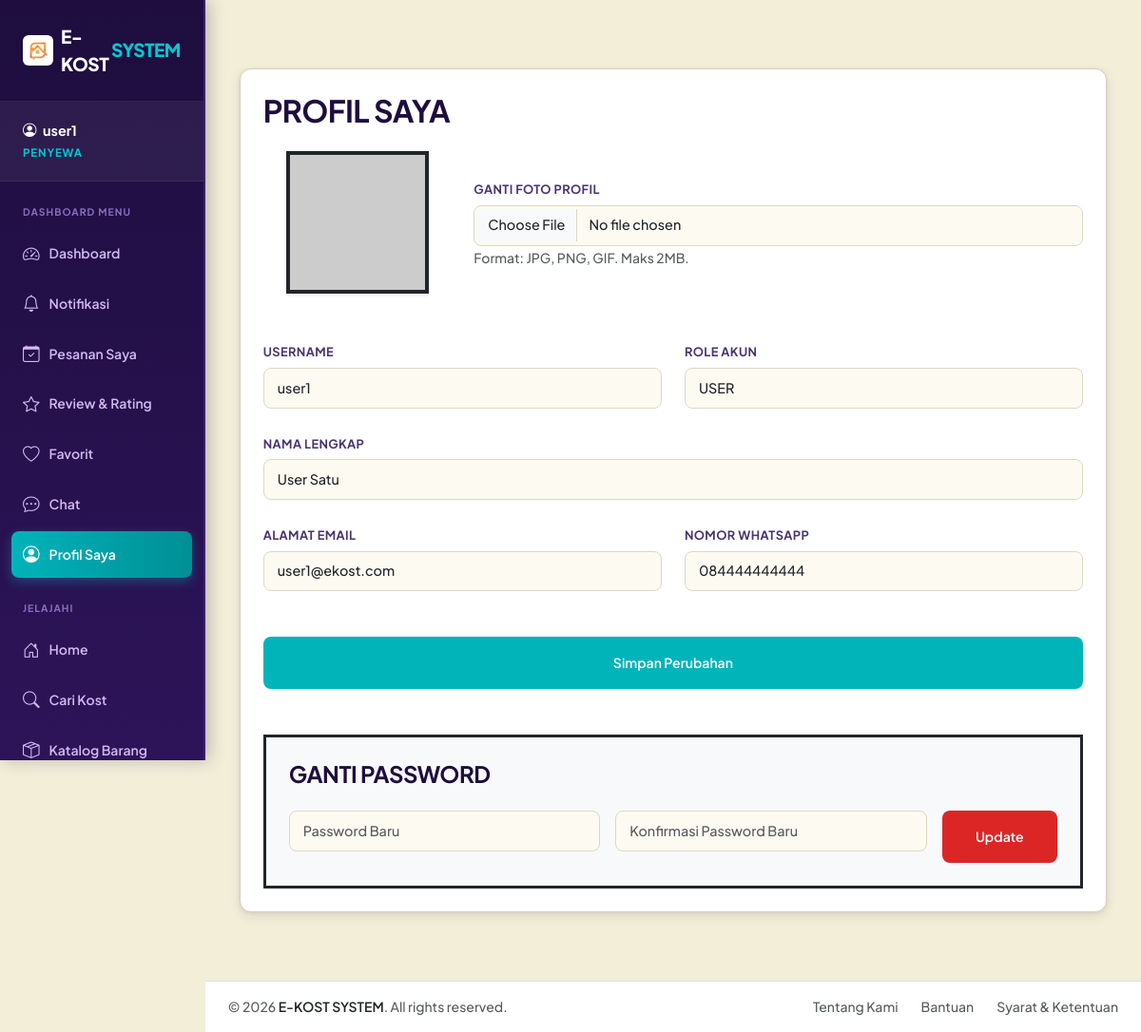
Screenshot of /modules/user/profile.php (signed in) with the database file from the repository.
### tables this page shows
CREATE TABLE users (
    id INT AUTO_INCREMENT PRIMARY KEY,
    username VARCHAR(50) NOT NULL UNIQUE,
    password VARCHAR(255) NOT NULL,
    email VARCHAR(100) NOT NULL UNIQUE,
    role ENUM('admin', 'owner', 'user') NOT NULL,
    full_name VARCHAR(100),
    phone VARCHAR(20),
    avatar VARCHAR(255),
    status ENUM('pending', 'verified', 'rejected') NOT NULL DEFAULT 'pending',
    created_at TIMESTAMP DEFAULT CURRENT_TIMESTAMP
);

### modules/user/profile.php (the view, shortened to what this page needs)
<?php
require_once '../../config/database.php';
$user_id = $_SESSION['user_id'];
$stmt = $pdo->prepare("SELECT * FROM users WHERE id = ?");
$stmt->execute([$user_id]);
$user = $stmt->fetch();
include '../../layouts/header.php';
?>
<div class="container py-5">
    <div class="row">
        <div class="col-md-9">
            <div class="card p-4">
                <h2 class="mb-4 fw-black text-uppercase">Profil Saya</h2>
                <form method="POST" enctype="multipart/form-data">
                    <div class="row align-items-center mb-5">
                        <div class="col-md-3 text-center mb-3 mb-md-0">
                            <div class="position-relative d-inline-block">
                                <img src="<?php echo $user['avatar'] ? $base_url . 'uploads/avatars/' . $user['avatar'] : 'https://via.placeholder.com/150?text=No+Avatar'; ?>"
                                     class="border border-4 border-dark shadow-sm"
                                     style="width: 150px; height: 150px; object-fit: cover;">
                            </div>
                        </div>
                        <div class="col-md-9">
                            <label class="form-label fw-bold">Ganti Foto Profil</label>
                            <input type="file" name="avatar" class="form-control" accept="image/*">
                            <small class="text-muted">Format: JPG, PNG, GIF. Maks 2MB.</small>
                        </div>
                    </div>
                    <div class="row g-4">
                        <div class="col-md-6">
                            <label class="form-label fw-bold">Username</label>
                            <input type="text" class="form-control bg-light" value="<?php echo $user['username']; ?>" disabled>
                        </div>
                        <div class="col-md-6">
                            <label class="form-label fw-bold">Role Akun</label>
                            <input type="text" class="form-control bg-light text-uppercase" value="<?php echo $user['role']; ?>" disabled>
                        </div>
                        <div class="col-12">
                            <label class="form-label fw-bold">Nama Lengkap</label>
                            <input type="text" name="full_name" class="form-control" value="<?php echo htmlspecialchars($user['full_name']); ?>" required>
                        </div>
                        <div class="col-md-6">
                            <label class="form-label fw-bold">Alamat Email</label>
                            <input type="email" name="email" class="form-control" value="<?php echo htmlspecialchars($user['email']); ?>" required>
                        </div>
                        <div class="col-md-6">
                            <label class="form-label fw-bold">Nomor WhatsApp</label>
                            <input type="text" name="phone" class="form-control" value="<?php echo htmlspecialchars($user['phone']); ?>" required>
                        </div>
                    </div>
                    <div class="mt-5">
                        <button type="submit" name="update_profile" class="btn btn-primary px-5 py-3 w-100 w-md-auto">Simpan Perubahan</button>
                    </div>
                </form>
                <div class="mt-5 p-4 border border-3 border-dark bg-light">
                    <h4 class="fw-black text-uppercase mb-4">Ganti Password</h4>
                    <form action="change_password.php" method="POST">
                        <div class="row g-3">
                            <div class="col-md-5">
                                <input type="password" name="new_password" class="form-control" placeholder="Password Baru" required>
                            </div>
                            <div class="col-md-5">
                                <input type="password" name="confirm_password" class="form-control" placeholder="Konfirmasi Password Baru" required>
                            </div>
                            <div class="col-md-2">
                                <button type="submit" class="btn btn-danger w-100 py-3">Update</button>
                            </div>
                        </div>
                    </form>
                </div>
            </div>
        </div>
    </div>
</div>
<?php include '../../layouts/footer.php'; ?>

### assets/css/style.css (style rules this page uses)
:root { --primary: #00B4BA; --primary-hover: #008F95; --secondary: #E84545; --accent: #E84545; --success: #059669; --danger: #DC2626; --warning: #D97706; --dark: #1E0D3E; --dark-soft: #2D1459; --bg-page: #F3EED8; --bg-card: #ffffff; --text-main: #1E0D3E; --text-muted: #5C4D78; --border-color: #D6CEBC; --border-radius: 12px; --btn-radius: 8px; --box-shadow: 0 4px 12px rgba(30, 13, 62, 0.10), 0 1px 4px rgba(30, 13, 62, 0.06); --box-shadow-hover: 0 14px 28px rgba(30, 13, 62, 0.16), 0 6px 10px rgba(30, 13, 62, 0.10); --bg-card-pesanan: #00B4BA; --bg-card-favorit: #E84545; }
*, *::before, *::after { box-sizing: border-box; }
body { font-family: 'Plus Jakarta Sans', sans-serif; font-weight: 500; color: var(--text-main); background-color: var(--bg-page); min-height: 100vh; }
h1, h2, h3, h4, h5, h6 { font-family: 'Plus Jakarta Sans', sans-serif; font-weight: 700; color: var(--text-main); letter-spacing: -0.02em; }
.card { background-color: var(--bg-card); border: 1px solid var(--border-color) !important; border-radius: var(--border-radius) !important; box-shadow: var(--box-shadow) !important; transition: transform 0.22s ease, box-shadow 0.22s ease; overflow: hidden; }
.btn { border: 1px solid transparent !important; border-radius: var(--btn-radius) !important; font-weight: 600; font-size: 0.875rem; padding: 0.6rem 1.25rem; box-shadow: none !important; transition: all 0.2s ease; }
.btn-primary { background-color: var(--primary) !important; color: #ffffff !important; }
.btn-danger { background-color: var(--danger) !important; color: #ffffff !important; }
.form-control, .form-select { border: 1px solid #DDD8C4 !important; border-radius: var(--btn-radius) !important; font-size: 0.9rem; padding: 0.6rem 0.875rem; transition: all 0.15s ease; font-weight: 500; background-color: #FDFAF2 !important; }
.form-label { font-weight: 600; font-size: 0.8rem; color: #4A3670; margin-bottom: 0.4rem; text-transform: uppercase; letter-spacing: 0.03em; }
body.sidebar-layout .col-md-3:has(.list-group)+.col-md-9, body.sidebar-layout .col-md-3:has(.list-group-item)+.col-md-9, body.sidebar-layout .col-md-4:has(.list-group)+.col-md-8, body.sidebar-layout .col-md-4:has(.list-group-flush)+.col-md-8 { width: 100% !important; max-width: 100% !important; flex: 0 0 100% !important; }

### rows the page displays
users: username "user1", role "user", full_name "User Satu", email "user1@ekost.com", phone "084444444444"

### other values shown
$_SESSION['username'] "user1"
$item['label'] "Dashboard"
$item['label'] "Notifikasi"
$item['label'] "Pesanan Saya"
$item['label'] "Review & Rating"
$item['label'] "Favorit"
$item['label'] "Chat"
$item['label'] "Profil Saya"
